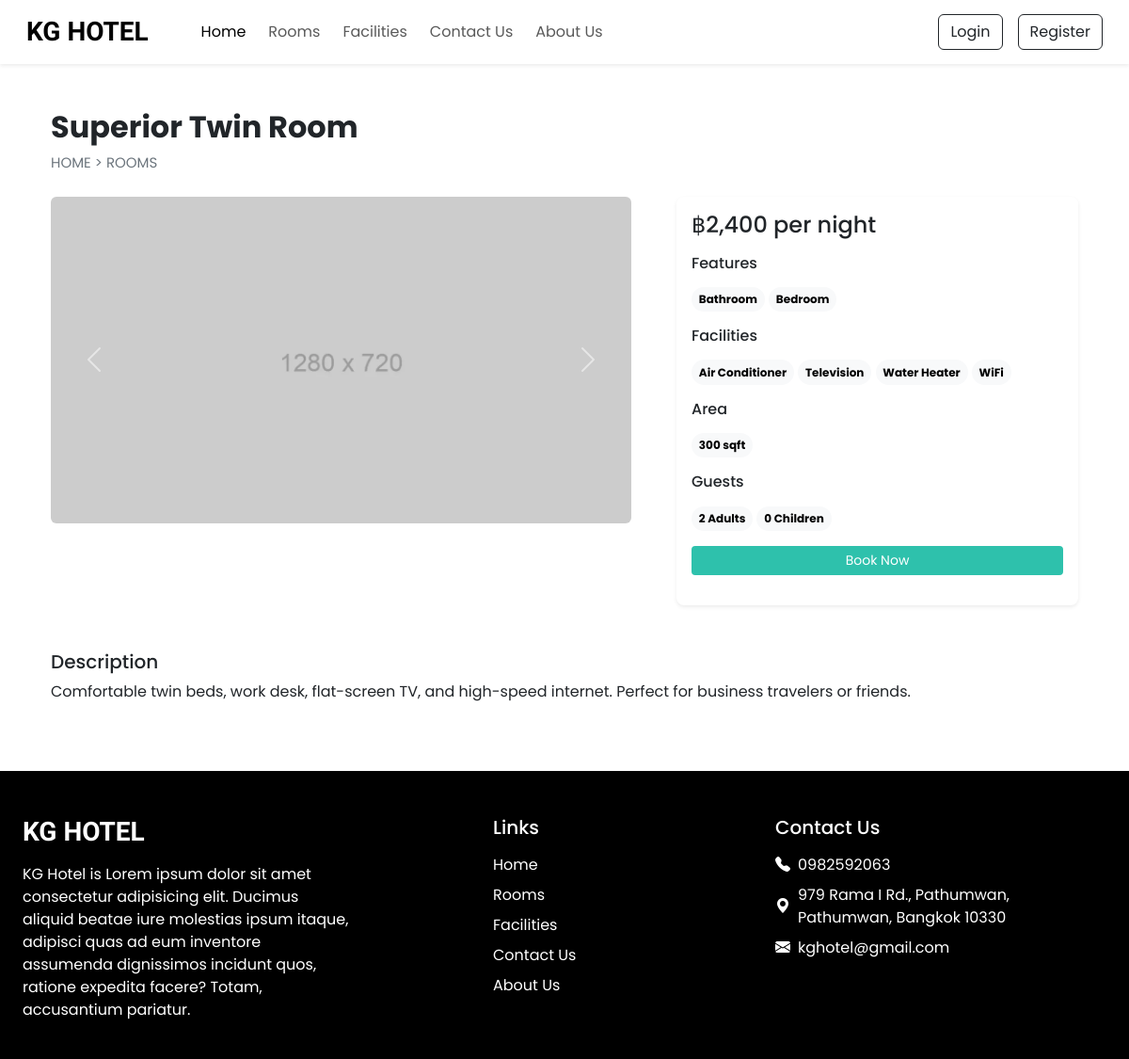
Page /room_detail.php?id=2 on the committed database.
### tables this page shows
CREATE TABLE `room` (
  `id` int(11) NOT NULL,
  `name` varchar(150) NOT NULL,
  `area` int(11) NOT NULL,
  `price` int(11) NOT NULL,
  `quant` int(11) NOT NULL,
  `adult` int(11) NOT NULL,
  `children` int(11) NOT NULL,
  `description` text NOT NULL,
  `status` int(11) NOT NULL DEFAULT 1
);

CREATE TABLE `room_images` (
  `id` int(11) NOT NULL,
  `image` varchar(255) NOT NULL,
  `id_room` int(11) NOT NULL
);

CREATE TABLE `setting` (
  `sr_no` int(11) NOT NULL,
  `site_title` varchar(50) NOT NULL,
  `site_about` varchar(255) NOT NULL,
  `shutdown` tinyint(1) NOT NULL
);

CREATE TABLE `contact_details` (
  `sr_no` int(11) NOT NULL,
  `address` varchar(255) NOT NULL,
  `gmap` longtext NOT NULL,
  `pn1` varchar(10) NOT NULL,
  `pn2` varchar(10) NOT NULL,
  `email` varchar(50) NOT NULL
);

### server/class/room.php (called while the page is built, shortened)
<?php
class Room {
    private $conn;
    public function __construct($db) {
        $this->conn = $db;
    }
    public function getRoomById($id) {
        $query = "
            SELECT r.id, r.name, r.area, r.price, r.quant, r.adult, r.children, r.description,
                   rc.cover,
                   GROUP_CONCAT(DISTINCT f.name) AS features,
                   GROUP_CONCAT(DISTINCT fc.name) AS facilities
            FROM room r
            LEFT JOIN room_covers rc ON r.id = rc.id_room
            LEFT JOIN room_features rf ON r.id = rf.id_room
            LEFT JOIN features f ON rf.id_features = f.id
            LEFT JOIN room_facilities rfc ON r.id = rfc.id_room
            LEFT JOIN facilities fc ON rfc.id_facilities = fc.id
            WHERE r.id = :id
        ";
        $stmt = $this->conn->prepare($query);
        $stmt->bindParam(':id', $id, PDO::PARAM_INT);
        $stmt->execute();
        return $stmt->fetch(PDO::FETCH_ASSOC);
    }
    public function getRoomImagesById($id) {
        $query = "SELECT * FROM room_images WHERE id_room = :id";
        $stmt = $this->conn->prepare($query);
        $stmt->bindParam(':id', $id, PDO::PARAM_INT);
        $stmt->execute();
        return $stmt->fetchAll(PDO::FETCH_ASSOC);
    }
}
?>

### server/class/setting.php (called while the page is built, shortened)
<?php
class Setting {
    private $conn;
    public function __construct($db) {
        $this->conn = $db;
    }
    public function getSettingInfo() {
        $query = "SELECT * FROM setting WHERE sr_no = 1";
        $stmt = $this->conn->prepare($query);
        $stmt->execute();
        return $stmt->fetch(PDO::FETCH_ASSOC);
    }
}
$database = new Database();
$db = $database->getConnection();
$setting = new Setting($db);
$setting_info = $setting->getSettingInfo();
$site_title = $setting_info['site_title'];
$site_about = $setting_info['site_about'];
?>

### server/class/contact_detail.php (called while the page is built, shortened)
<?php
class ContactDetail {
    private $conn;
    public function __construct($db) {
        $this->conn = $db;
    }
    public function getContactInfo() {
        $query = "SELECT * FROM contact_details WHERE sr_no = 1";
        $stmt = $this->conn->prepare($query);
        $stmt->execute();
        return $stmt->fetch(PDO::FETCH_ASSOC);
    }
}
$database = new Database();
$db = $database->getConnection();
$contact_detail = new ContactDetail($db);
$contact_info = $contact_detail->getContactInfo();
$address = $contact_info['address'];
$pn1 = $contact_info['pn1'];
$email = $contact_info['email'];
?>

### room_detail.php (the view, shortened to what this page needs)
<?php
require('public/db_config.php');
require('server/class/contact_detail.php');
require('server/class/room.php');
?>
<!doctype html>
<html lang="en">
<head>
    <?php require('public/link.php'); ?>
    <link rel="stylesheet" href="https://cdn.jsdelivr.net/npm/swiper@11/swiper-bundle.min.css">
    <link rel="stylesheet" href="css/style.css">
</head>
<body>
    <?php require('inc/header.php'); ?>
    <?php
    $room_id = $_GET['id'];
    $roomObj = new Room($db);
    $room = $roomObj->getRoomById($room_id);
    ?>
    <div class="container">
        <div class="row">
            <div class="col-12 my-5 mb-4 px-4">
                <h2 class="fw-bold"><?php echo $room['name']; ?></h2>
                <div style="font-size: 15px;">
                    <a href="index.php" class="text-secondary text-decoration-none">HOME</a>
                    <span class="text-secondary"> > </span>
                    <a href="rooms.php" class="text-secondary text-decoration-none">ROOMS</a>
                </div>
            </div>
            <div class="col-lg-7 col-md-12 px-4">
                <div id="roomCarousel" class="carousel slide" data-bs-ride="carousel">
                    <div class="carousel-inner">
                        <?php
                    $roomImages = $roomObj->getRoomImagesById($room_id);
                    if (!empty($roomImages)) {
                        $active = true;
                        foreach ($roomImages as $img) {
                            $imagePath = 'uploads/rooms/images/' . htmlspecialchars($img['image']);
                            echo '<div class="carousel-item' . ($active ? ' active' : '') . '">';
                            echo '<img src="' . $imagePath . '" class="d-block w-100 rounded">';
                            echo '</div>';
                            $active = false;
                        }
                    }
                    ?>
                    </div>
                    <button class="carousel-control-prev" type="button" data-bs-target="#roomCarousel"
                        data-bs-slide="prev">
                        <span class="carousel-control-prev-icon" aria-hidden="true"></span>
                    </button>
                    <button class="carousel-control-next" type="button" data-bs-target="#roomCarousel"
                        data-bs-slide="next">
                        <span class="carousel-control-next-icon" aria-hidden="true"></span>
                    </button>
                </div>
            </div>
            <div class="col-lg-5 col-md-12 px-4">
                <div class="card mb-4 border-0 shadow-sm rounded-3">
                    <div class="card-body">
                        <h4 class="mb-3">฿<?php echo number_format($room['price'], 0); ?> per night</h4>
                        <div class="mb-3">
                            <h6 class="mb-2">Features</h6>
                            <?php
                            $features = explode(',', $room['features']);
                            foreach ($features as $feature):
                            ?>
                            <span
                                class="badge rounded-pill text-bg-light text-wrap lh-base mt-2"><?php echo $feature; ?></span>
                            <?php endforeach; ?>
                        </div>
                        <div class="mb-3">
                            <h6 class="mb-2">Facilities</h6>
                            <?php
                            $facilities = explode(',', $room['facilities']);
                            foreach ($facilities as $facility):
                            ?>
                            <span
                                class="badge rounded-pill text-bg-light text-wrap lh-base mt-2"><?php echo $facility; ?></span>
                            <?php endforeach; ?>
                        </div>
                        <div class="mb-3">
                            <h6 class="mb-2">Area</h6>
                            <span
                                class="badge rounded-pill text-bg-light text-wrap lh-base mt-2"><?php echo $room['area']; ?>
                                sqft</span>
                        </div>
                        <div class="mb-3">
                            <h6 class="mb-2">Guests</h6>
                            <span
                                class="badge rounded-pill text-bg-light text-wrap lh-base mt-2"><?php echo $room['adult']; ?>
                                Adults</span>
                            <span
                                class="badge rounded-pill text-bg-light text-wrap lh-base mt-2"><?php echo $room['children']; ?>
                                Children</span>
                        </div>
                        <a href="#" class="btn btn-sm w-100 text-white custom-bg shadow-none mb-3">Book Now</a>
                    </div>
                </div>
            </div>
            <div class="col-12 mt-4 px-4">
                <div class="mb-4">
                    <h5>Description</h5>
                    <p><?php echo $room['description']; ?></p>
                </div>
            </div>
        </div>
    </div>
    <?php require('inc/footer.php'); ?>
</body>
</html>

### inc/footer.php
<?php
require('server/class/setting.php');
?>
<footer class="container-fluid bg-black text-white mt-5 pt-5">
    <div class="row justify-content-between">
        <div class="col-12 col-md-6 col-lg-4 mb-4 px-4">
            <h3 class="h-font fw-bold fs-3 mb-3"><?= htmlspecialchars($site_title) ?></h3>
            <p><?= nl2br(htmlspecialchars($site_about)) ?></p>
        </div>
        <div class="col-6 col-md-6 col-lg-2 mb-4 px-4">
            <h5 class="mb-3">Links</h5>
            <ul class="list-unstyled">
                <li><a href="index.php" class="text-white text-decoration-none d-block mb-2">Home</a></li>
                <li><a href="rooms.php" class="text-white text-decoration-none d-block mb-2">Rooms</a></li>
                <li><a href="facilities.php" class="text-white text-decoration-none d-block mb-2">Facilities</a></li>
                <li><a href="contact.php" class="text-white text-decoration-none d-block mb-2">Contact Us</a></li>
                <li><a href="about.php" class="text-white text-decoration-none d-block mb-2">About Us</a></li>
            </ul>
        </div>
        <div class="col-12 col-md-6 col-lg-4 mb-4 px-4">
            <h5 class="mb-3">Contact Us</h5>
            <div class="mb-2 d-flex align-items-center">
                <i class="bi bi-telephone-fill me-2"></i>
                <a href="tel:<?= htmlspecialchars($pn1) ?>"
                    class="text-white text-decoration-none"><?= htmlspecialchars($pn1) ?></a>
            </div>
            <div class="mb-2 d-flex align-items-center">
                <i class="bi bi-geo-alt-fill me-2"></i>
                <span><?= htmlspecialchars($address) ?></span>
            </div>
            <div class="mb-2 d-flex align-items-center">
                <i class="bi bi-envelope-fill me-2"></i>
                <a href="mailto:<?= htmlspecialchars($email) ?>"
                    class="text-white text-decoration-none"><?= htmlspecialchars($email) ?></a>
            </div>
        </div>
    </div>
</footer>

### css/style.css (style rules this page uses)
:root { --teal: #2ec1ac; --tealHover: #279e8c; }
* { font-family: "Poppins", sans-serif; }
.h-font { font-family: "Merienda", cursive; }
.custom-bg { background-color: var(--teal); }

### rows in the picture
room: name "Superior Twin Room", price "2,400", area "300", adult "2", children "0", description "Comfortable twin beds, work desk, flat-screen TV, and high-speed internet. Perfect for business travelers or friends."
room_images: image (placeholder picture)
setting: site_title "KG HOTEL", site_about "KG Hotel is Lorem ipsum dolor sit amet consectetur adipisicing elit. Ducimus aliquid beatae iure molestias ipsum itaque, adipisci quas ad eum inventore assumenda dignissimos incidunt quos, ratione expedita facere? Totam, accusantium pariatur."
contact_details: pn1 "0982592063", address "979 Rama I Rd., Pathumwan, Pathumwan, Bangkok 10330", email "kghotel@gmail.com"

### other values in the picture
$feature "Bathroom"
$feature "Bedroom"
$facility "Air Conditioner"
$facility "Television"
$facility "Water Heater"
$facility "WiFi"
